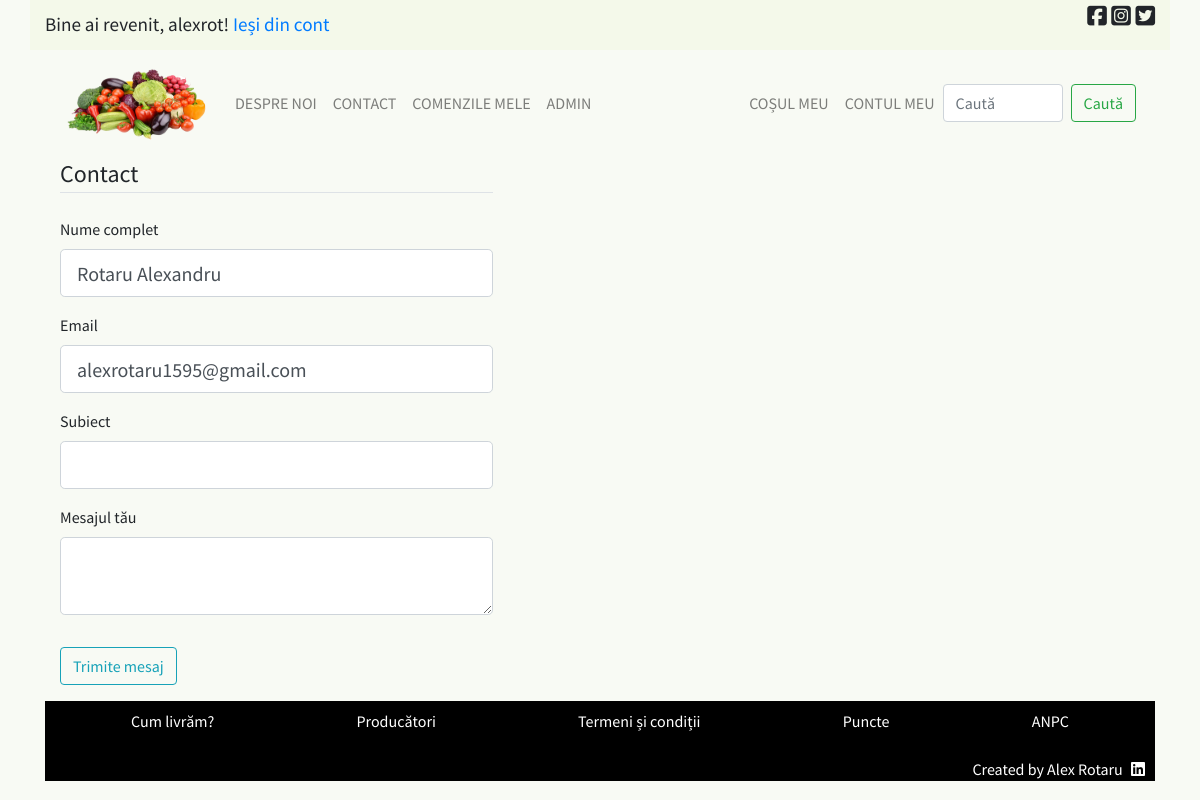
Page /contact (signed in) on the earlier database version.
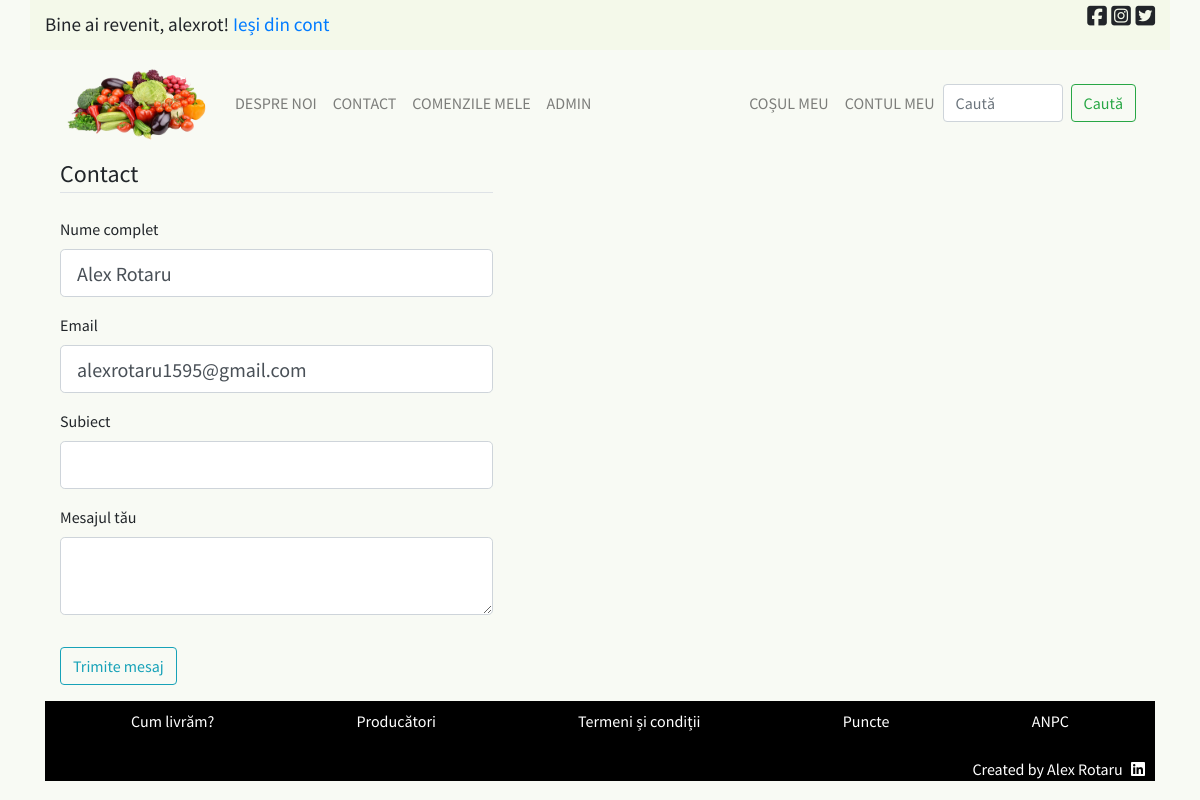
Same page on the later database version.
### licenta/models.py (models this page shows, shortened)
class User(database.Model, UserMixin):
    __tablename__ = 'user'
    id = database.Column(database.Integer, primary_key=True)
    user_name = database.Column(
        database.String(20), unique=True, nullable=False)
    nume = database.Column(database.String(100), nullable=False)
    email = database.Column(database.String(120), unique=True, nullable=False)
    parola = database.Column(database.String(60), nullable=False)
    adresa = database.Column(database.String(200), nullable=False)
    telefon = database.Column(database.String(11), nullable=False)
    comenzi = database.relationship('Comenzi', backref='utilizator', lazy=True)
    is_admin = database.Column(
        database.Boolean(), nullable=False, default=False)

### licenta/routes.py (the view)
@app.route('/contact', methods=['POST', 'GET'])
def contact():
    formular = ContactForm()
    if formular.validate_on_submit():
        mesaj = MesajeTable(nume=formular.nume.data, email=formular.email.data,
                            subiect=formular.subiect.data, continut=formular.continut.data)
        database.session.add(mesaj)
        database.session.commit()
        trimite_mesaj_contact(mesaj.nume, mesaj.email,
                              mesaj.subiect, mesaj.continut)
        flash('Mesajul dumneavoastră a fost înregistrat cu succes!', 'success')
        return redirect(url_for('home'))
    elif request.method == 'GET' and current_user.is_authenticated:
        formular.nume.data = current_user.nume
        formular.email.data = current_user.email
    return render_template('contact.html', title='Contact', formular=formular)

### licenta/forms.py
class ContactForm(FlaskForm):
    nume = StringField('Nume complet', validators=[DataRequired()])
    email = StringField('Email', validators=[DataRequired(), Email()])
    subiect = StringField('Subiect', validators=[DataRequired()])
    continut = TextAreaField('Mesajul tău', validators=[DataRequired()])
    trimite = SubmitField('Trimite mesaj')

### licenta/models.py (called while the page is built)
@login_manager.user_loader
def load_user(user_id):
    return User.query.get(int(user_id))

### licenta/templates/contact.html (shortened to what this page needs)
{% extends "principal.html" %}
{% block continut_unic %}
    <div class="sidebar-stanga col-sm-12 col-md-5">
        <div class="formular-cont-nou">
            <form action="" method="POST">
                <fieldset class="form-group">
                    <legend class="border-bottom mb-4">Contact</legend>
                    <div class="form-group">
                        {{ formular.nume.label(class="form-control-label") }}
                        {% if formular.nume.errors %}
                            {{ formular.nume(class="form-control form-control-lg is-invalid") }}
                            <div class="invalid-feedback">
                                {% for eroare in formular.nume.errors %}
                                    <span>{{ eroare }}</span>
                                {% endfor %}
                            </div>
                        {% else %}
                            {{ formular.nume(class="form-control form-control-lg") }}
                        {% endif %}
                    </div>
                    <div class="form-group">
                        {{ formular.email.label(class="form-control-label") }}
                        {% if formular.email.errors %}
                            {{ formular.email(class="form-control form-control-lg is-invalid") }}
                            <div class="invalid-feedback">
                                {% for eroare in formular.email.errors %}
                                    <span>{{ eroare }}</span>
                                {% endfor %}
                            </div>
                        {% else %}
                            {{ formular.email(class="form-control form-control-lg") }}
                        {% endif %}
                    </div>
                    <div class="form-group">
                        {{ formular.subiect.label(class="form-control-label") }}
                        {% if formular.subiect.errors %}
                            {{ formular.subiect(class="form-control form-control-lg is-invalid") }}
                            <div class="invalid-feedback">
                                {% for eroare in formular.subiect.errors %}
                                    <span>{{ eroare }}</span>
                                {% endfor %}
                            </div>
                        {% else %}
                            {{ formular.subiect(class="form-control form-control-lg") }}
                        {% endif %}
                    </div>
                    <div class="form-group">
                        {{ formular.continut.label(class="form-control-label") }}
                        {% if formular.continut.errors %}
                            {{ formular.continut(class="form-control form-control-lg is-invalid") }}
                            <div class="invalid-feedback">
                                {% for eroare in formular.continut.errors %}
                                    <span>{{ eroare }}</span>
                                {% endfor %}
                            </div>
                        {% else %}
                            {{ formular.continut(class="form-control form-control-lg") }}
                        {% endif %}
                    </div>
                </fieldset>
                <div class="form-group">
                    {{ formular.trimite(class="btn btn-outline-info") }}
                </div>
            </form>
        </div>
    </div>
{% endblock %}

### licenta/templates/principal.html (shortened to what the changed rows need)
<!DOCTYPE html>
<html>
<head>
    <link rel="stylesheet" href="https://stackpath.bootstrapcdn.com/bootstrap/4.5.0/css/bootstrap.min.css">
    <link rel="stylesheet" type="text/css" href="{{ url_for('static', filename='main.css') }}">
</head>
<body>
    <div class="bara_sus container d-flex justify-content-between">
        <div>
            {% if current_user.is_authenticated %}
                <p id="bine-ai-revenit">Bine ai revenit, {{ current_user.user_name }}!   <a href="{{ url_for('logout') }}">Ieși din cont</a></p>
            {% endif %}
        </div>
    </div>
    <div class="container">
        {% block continut_unic %}{% endblock %}
    </div>
</body>
</html>

Differences in the rows shown:
changed User "alexrot": nume "Rotaru Alexandru" → "Alex Rotaru"
